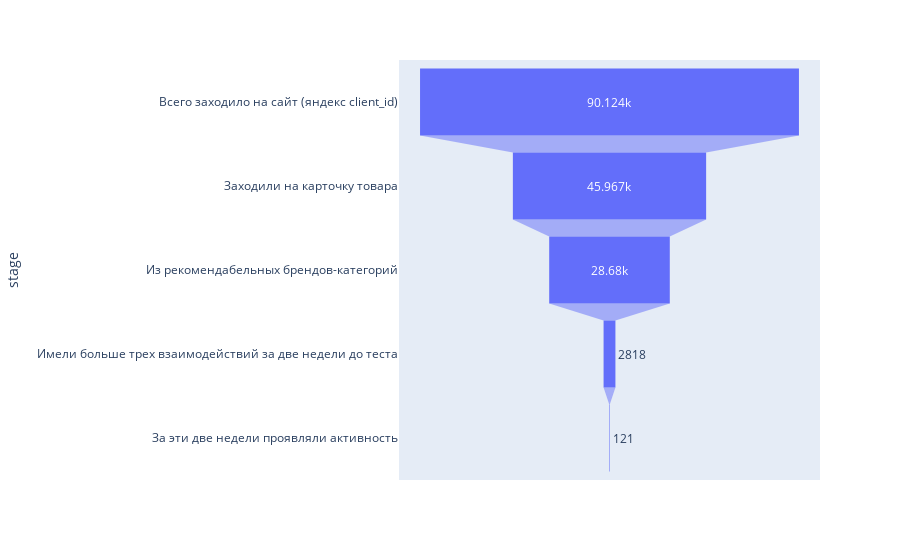

The notebook cell saved with this chart:
### Code cell
data = dict(
    number=(90124, 45967, 28680, 2818, 121),
    stage=['Всего заходило на сайт (яндекс client_id)',"Заходили на карточку товара", "Из рекомендабельных брендов-категорий","Имели больше трех взаимодействий за две недели до теста","За эти две недели проявляли активность"])
fig = px.funnel(data, x='number', y='stage')
fig.show()

### Figure 1 — Plotly figure (JSON) as saved in the notebook; plotly's stock layout.template omitted (floating-point values rounded to 4 significant figures)
{"data": [{"hovertemplate": "number=%{x}<br>stage=%{y}<extra></extra>", "legendgroup": "", "marker": {"color": "#636efa"}, "name": "", "orientation": "h", "showlegend": false, "type": "funnel", "x": [90124, 45967, 28680, 2818, 121], "xaxis": "x", "y": ["Всего заходило на сайт (яндекс client_id)", "Заходили на карточку товара", "Из рекомендабельных брендов-категорий", "Имели больше трех взаимодействий за две недели до теста", "За эти две недели проявляли активность"], "yaxis": "y"}], "layout": {"legend": {"tracegroupgap": 0}, "margin": {"t": 60}, "xaxis": {"anchor": "y", "domain": [0, 1], "title": {"text": "number"}}, "yaxis": {"anchor": "x", "domain": [0, 1], "title": {"text": "stage"}}}}
